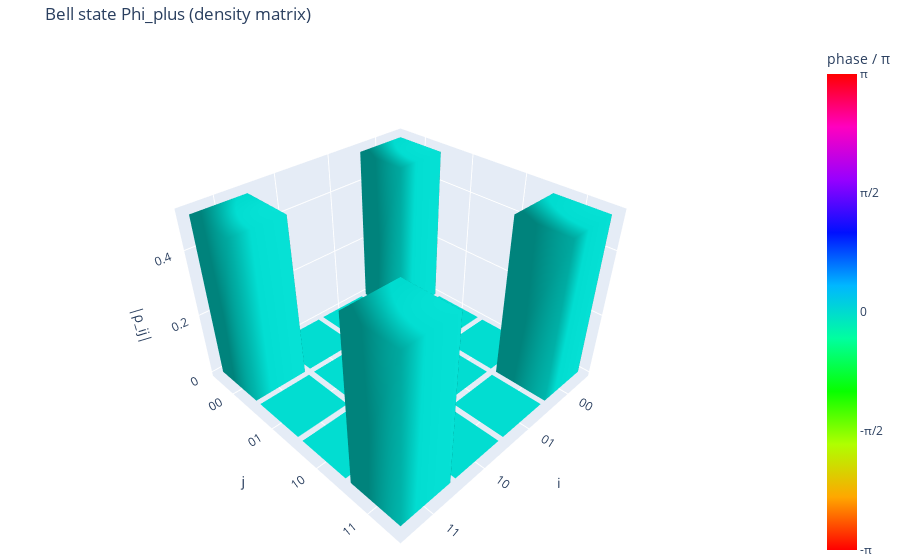
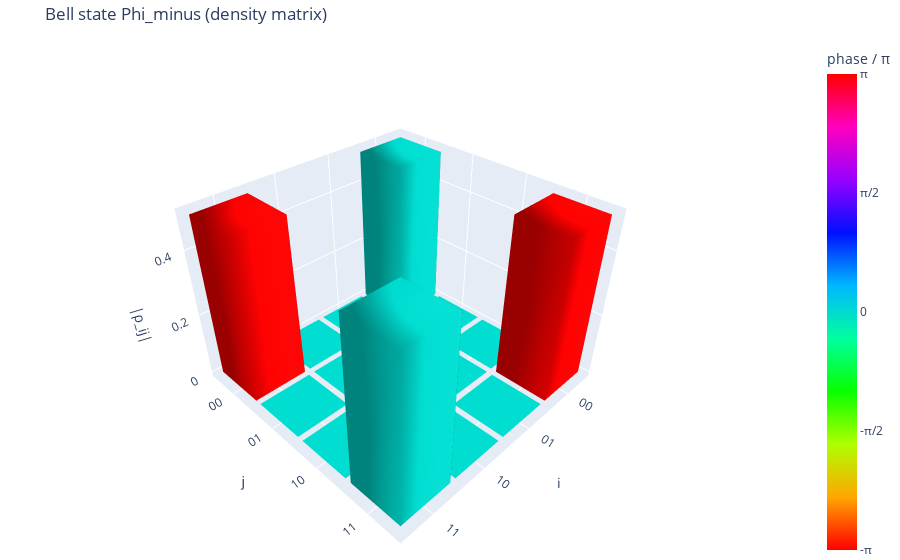
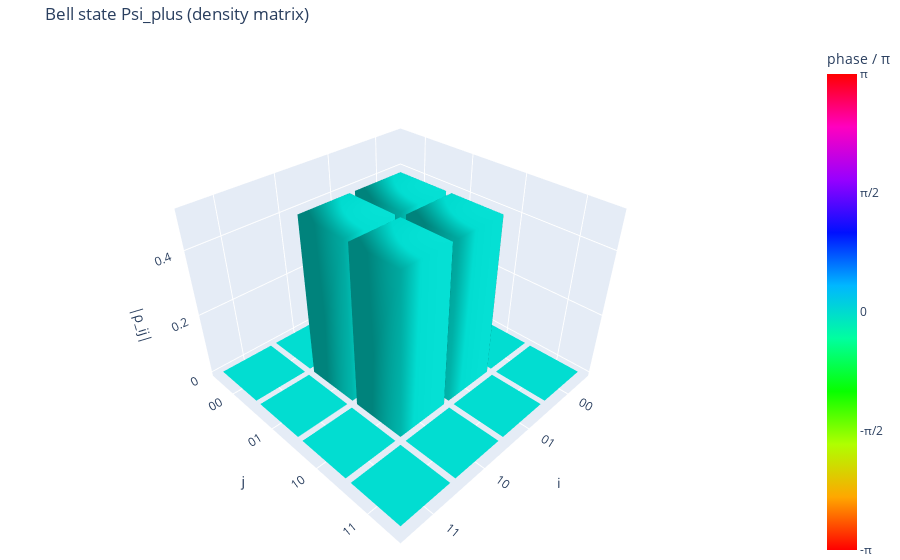
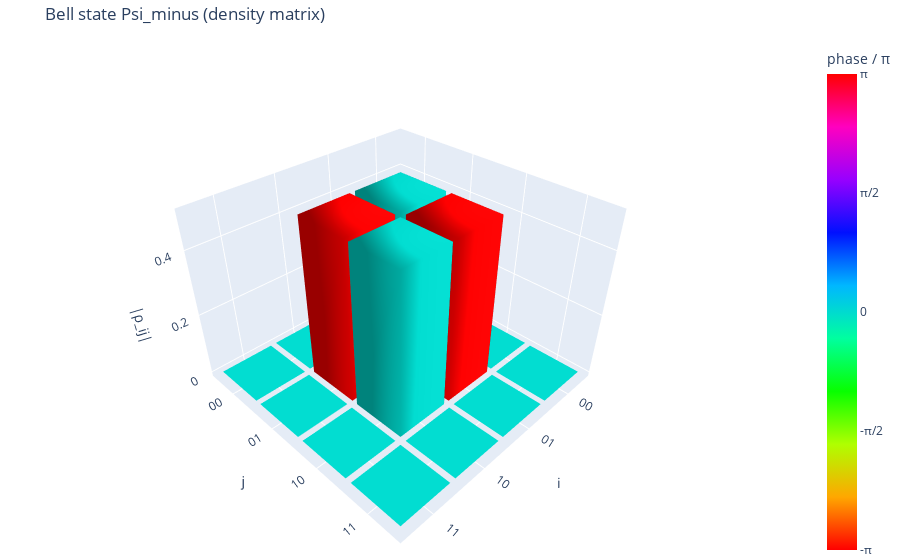

Notebook code cell kept with these figures, in order:
### Code cell
#@title helper function Demonstration: canonical Bell states
bell_states = {
    "Φ⁺": np.array([1, 0, 0, 1], dtype=complex) / np.sqrt(2),
    "Φ⁻": np.array([1, 0, 0, -1], dtype=complex) / np.sqrt(2),
    "Ψ⁺": np.array([0, 1, 1, 0], dtype=complex) / np.sqrt(2),
    "Ψ⁻": np.array([0, 1, -1, 0], dtype=complex) / np.sqrt(2)
}

for name, state in bell_states.items():
    density_matrix = np.outer(state, state.conj())
    plot_density_matrix_histogram(
        density_matrix,
        basis_labels=["00", "01", "10", "11"],
        title=f"Bell state {name} (density matrix)"
    )
